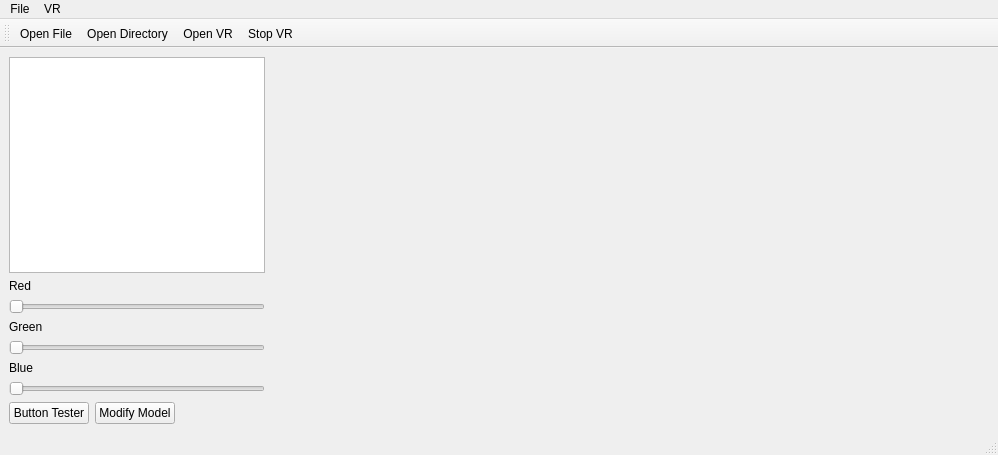
<?xml version="1.0" encoding="UTF-8"?>
<ui version="4.0">
 <class>MainWindow</class>
 <widget class="QMainWindow" name="MainWindow">
  <property name="geometry">
   <rect>
    <x>0</x>
    <y>0</y>
    <width>998</width>
    <height>455</height>
   </rect>
  </property>
  <property name="windowTitle">
   <string>MainWindow</string>
  </property>
  <widget class="QWidget" name="centralwidget">
   <layout class="QVBoxLayout" name="verticalLayout_2">
    <item>
     <layout class="QHBoxLayout" name="horizontalLayout">
      <item>
       <layout class="QVBoxLayout" name="verticalLayout">
        <item>
         <widget class="QTreeView" name="treeView">
          <property name="sizePolicy">
           <sizepolicy hsizetype="Fixed" vsizetype="Expanding">
            <horstretch>0</horstretch>
            <verstretch>0</verstretch>
           </sizepolicy>
          </property>
          <property name="contextMenuPolicy">
           <enum>Qt::ActionsContextMenu</enum>
          </property>
          <property name="styleSheet">
           <string notr="true">QTreeView {
    show-decoration-selected: 1;
}

QTreeView::item {
     border: 1px solid #d9d9d9;
    border-top-color: transparent;
    border-bottom-color: transparent;
}

QTreeView::item:hover {
    background: qlineargradient(x1: 0, y1: 0, x2: 0, y2: 1, stop: 0 #e7effd, stop: 1 #cbdaf1);
    border: 1px solid #bfcde4;
}

QTreeView::item:selected {
    border: 1px solid #567dbc;
}

QTreeView::item:selected:active{
    background: qlineargradient(x1: 0, y1: 0, x2: 0, y2: 1, stop: 0 #6ea1f1, stop: 1 #567dbc);
}

QTreeView::item:selected:!active {
    background: qlineargradient(x1: 0, y1: 0, x2: 0, y2: 1, stop: 0 #6b9be8, stop: 1 #577fbf);
}

</string>
          </property>
         </widget>
        </item>
        <item>
         <widget class="QLabel" name="label">
          <property name="text">
           <string>Red</string>
          </property>
         </widget>
        </item>
        <item>
         <widget class="QSlider" name="Slider_R">
          <property name="sizePolicy">
           <sizepolicy hsizetype="Preferred" vsizetype="Fixed">
            <horstretch>0</horstretch>
            <verstretch>0</verstretch>
           </sizepolicy>
          </property>
          <property name="maximum">
           <number>255</number>
          </property>
          <property name="orientation">
           <enum>Qt::Horizontal</enum>
          </property>
         </widget>
        </item>
        <item>
         <widget class="QLabel" name="label_2">
          <property name="text">
           <string>Green</string>
          </property>
         </widget>
        </item>
        <item>
         <widget class="QSlider" name="Slider_G">
          <property name="sizePolicy">
           <sizepolicy hsizetype="Preferred" vsizetype="Fixed">
            <horstretch>0</horstretch>
            <verstretch>0</verstretch>
           </sizepolicy>
          </property>
          <property name="maximum">
           <number>255</number>
          </property>
          <property name="orientation">
           <enum>Qt::Horizontal</enum>
          </property>
         </widget>
        </item>
        <item>
         <widget class="QLabel" name="label_3">
          <property name="text">
           <string>Blue</string>
          </property>
         </widget>
        </item>
        <item>
         <widget class="QSlider" name="Slider_B">
          <property name="sizePolicy">
           <sizepolicy hsizetype="Preferred" vsizetype="Fixed">
            <horstretch>0</horstretch>
            <verstretch>0</verstretch>
           </sizepolicy>
          </property>
          <property name="maximum">
           <number>255</number>
          </property>
          <property name="orientation">
           <enum>Qt::Horizontal</enum>
          </property>
         </widget>
        </item>
       </layout>
      </item>
      <item>
       <widget class="QVTKOpenGLNativeWidget" name="vtkWidget" native="true">
        <property name="sizePolicy">
         <sizepolicy hsizetype="Expanding" vsizetype="Preferred">
          <horstretch>0</horstretch>
          <verstretch>0</verstretch>
         </sizepolicy>
        </property>
       </widget>
      </item>
     </layout>
    </item>
    <item>
     <layout class="QHBoxLayout" name="horizontalLayout_2">
      <item>
       <widget class="QPushButton" name="pushButton">
        <property name="text">
         <string>Button Tester</string>
        </property>
       </widget>
      </item>
      <item>
       <widget class="QPushButton" name="ModifyPart">
        <property name="text">
         <string>Modify Model</string>
        </property>
       </widget>
      </item>
      <item>
       <spacer name="horizontalSpacer">
        <property name="orientation">
         <enum>Qt::Horizontal</enum>
        </property>
        <property name="sizeHint" stdset="0">
         <size>
          <width>40</width>
          <height>20</height>
         </size>
        </property>
       </spacer>
      </item>
     </layout>
    </item>
   </layout>
  </widget>
  <widget class="QMenuBar" name="menubar">
   <property name="geometry">
    <rect>
     <x>0</x>
     <y>0</y>
     <width>998</width>
     <height>26</height>
    </rect>
   </property>
   <widget class="QMenu" name="menuFile">
    <property name="styleSheet">
     <string notr="true"/>
    </property>
    <property name="title">
     <string>File</string>
    </property>
    <addaction name="separator"/>
    <addaction name="actionOpen_File"/>
    <addaction name="actionOpenDir"/>
   </widget>
   <widget class="QMenu" name="menuVR">
    <property name="title">
     <string>VR</string>
    </property>
    <addaction name="actionOpen_VR"/>
   </widget>
   <addaction name="menuFile"/>
   <addaction name="menuVR"/>
  </widget>
  <widget class="QStatusBar" name="statusbar"/>
  <widget class="QToolBar" name="toolBar">
   <property name="windowTitle">
    <string>toolBar</string>
   </property>
   <attribute name="toolBarArea">
    <enum>TopToolBarArea</enum>
   </attribute>
   <attribute name="toolBarBreak">
    <bool>false</bool>
   </attribute>
   <addaction name="actionOpen_File"/>
   <addaction name="actionOpenDir"/>
   <addaction name="actionOpen_VR"/>
   <addaction name="actionstopbutton"/>
  </widget>
  <action name="actionOpen_File">
   <property name="icon">
    <iconset>
     <normaloff>:/Icons/icons/fileopen.png</normaloff>
     <activeon>:/Icons/icons/fileopen.png</activeon>:/Icons/icons/fileopen.png</iconset>
   </property>
   <property name="text">
    <string>Open File</string>
   </property>
   <property name="menuRole">
    <enum>QAction::NoRole</enum>
   </property>
  </action>
  <action name="actionItem_Options">
   <property name="text">
    <string>Item Options</string>
   </property>
   <property name="toolTip">
    <string>Item Options</string>
   </property>
   <property name="menuRole">
    <enum>QAction::NoRole</enum>
   </property>
  </action>
  <action name="actionOpen_VR">
   <property name="icon">
    <iconset>
     <normaloff>:/Icons/icons/startVR.png</normaloff>:/Icons/icons/startVR.png</iconset>
   </property>
   <property name="text">
    <string>Open VR</string>
   </property>
   <property name="menuRole">
    <enum>QAction::NoRole</enum>
   </property>
  </action>
  <action name="actionOpenDir">
   <property name="icon">
    <iconset>
     <normaloff>:/Icons/icons/Directory.png</normaloff>:/Icons/icons/Directory.png</iconset>
   </property>
   <property name="text">
    <string>Open Directory</string>
   </property>
   <property name="menuRole">
    <enum>QAction::NoRole</enum>
   </property>
  </action>
  <action name="actiondelete">
   <property name="text">
    <string>Delete</string>
   </property>
   <property name="toolTip">
    <string>Delete</string>
   </property>
   <property name="menuRole">
    <enum>QAction::NoRole</enum>
   </property>
  </action>
  <action name="actionstopbutton">
   <property name="icon">
    <iconset>
     <normaloff>../../2023_20465699/Icons/stopVR.png</normaloff>../../2023_20465699/Icons/stopVR.png</iconset>
   </property>
   <property name="text">
    <string>Stop VR</string>
   </property>
   <property name="menuRole">
    <enum>QAction::NoRole</enum>
   </property>
  </action>
 </widget>
 <customwidgets>
  <customwidget>
   <class>QVTKOpenGLNativeWidget</class>
   <extends>QWidget</extends>
   <header>QVTKOpenGLNativeWidget.h</header>
   <container>1</container>
  </customwidget>
 </customwidgets>
 <resources/>
 <connections/>
</ui>
